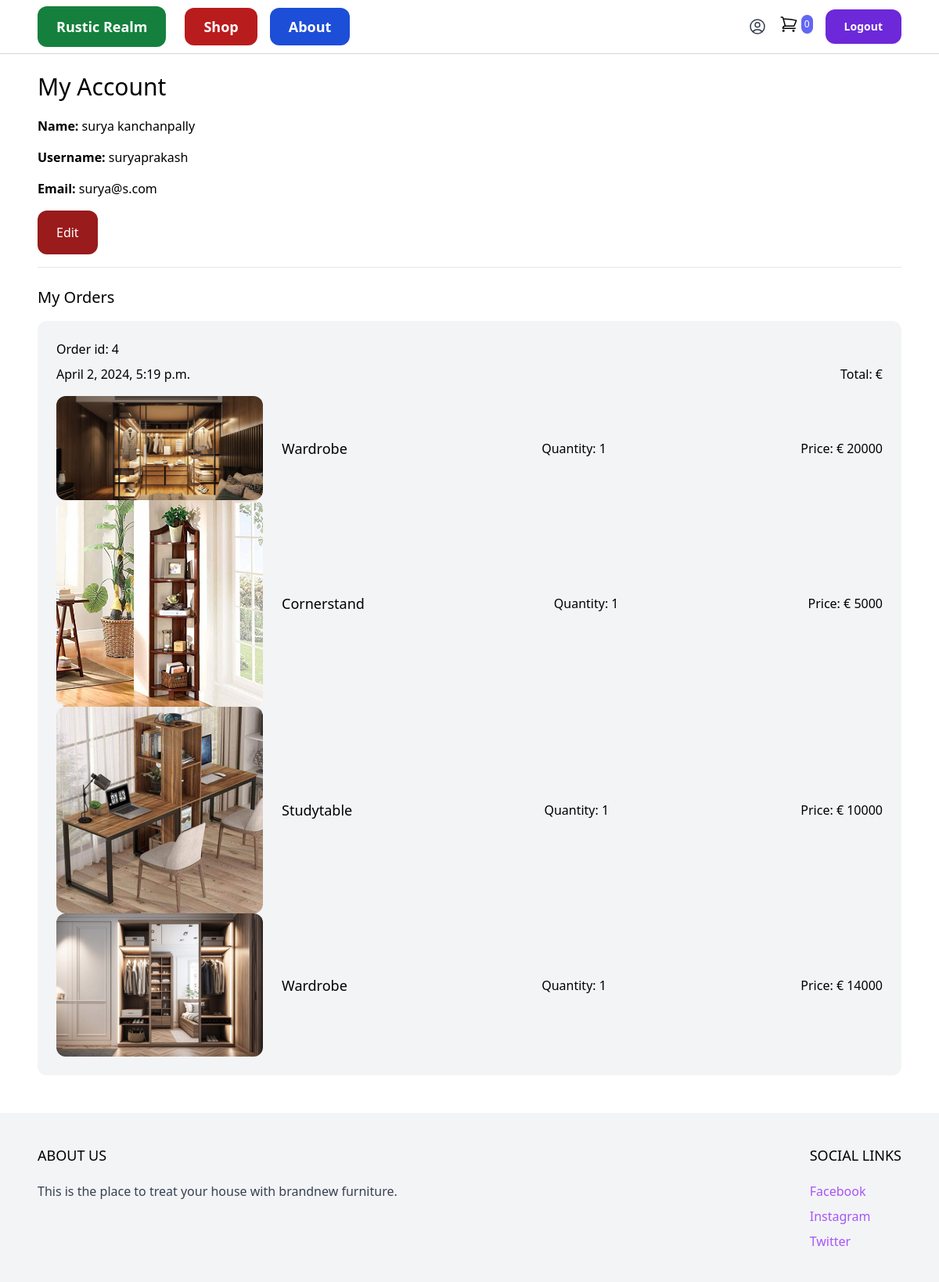
Screenshot of /myaccount/ (signed in) with the database file from the repository.
### order/models.py (models this page shows)
class Order(models.Model):
    ORDERED = 'ordered'
    SHIPPED = 'shipped'
    STATUS_CHOICES = (
        (ORDERED, 'ordered'),
        (SHIPPED, 'shipped')
    )
    user = models.ForeignKey(User, related_name='orders', blank=True, null=True, on_delete=models.CASCADE)
    first_name = models.CharField(max_length=255)
    last_name = models.CharField(max_length=255)
    email = models.CharField(max_length=255)
    address = models.CharField(max_length=255)
    zipcode = models.CharField(max_length=255)
    place = models.CharField(max_length=255)
    phone = models.CharField(max_length=255)
    created_at = models.DateTimeField(auto_now_add=True)
    paid = models.BooleanField(default=False)
    paid_amount = models.IntegerField(blank=True, null=True)
    status = models.CharField(max_length=20, choices=STATUS_CHOICES, default=ORDERED)

class OrderItem(models.Model):
    order = models.ForeignKey(Order, related_name='items', on_delete=models.CASCADE)
    product = models.ForeignKey(Product, related_name='items', on_delete=models.CASCADE)
    price = models.IntegerField()
    quantity = models.IntegerField(default=1)

### product/models.py (models this page shows, shortened)
class Product(models.Model):
    category = models.ForeignKey(Category, related_name='products', on_delete=models.CASCADE)
    name = models.CharField(max_length=255)
    slug = models.SlugField()
    description = models.TextField(blank=True, null=True)
    price = models.IntegerField()
    image = models.ImageField(upload_to='uploads/', blank=True, null=True)
    thumbnail = models.ImageField(upload_to='uploads/', blank=True, null=True)
    created_at = models.DateTimeField(auto_now_add=True)
    class Meta:
        ordering = ('-created_at',)

### core/views.py (the view)
# urls.py: path('myaccount/', myaccount, name='myaccount'),
@login_required
def myaccount(request):
    return render(request, 'core/myaccount.html')

### cart/cart.py (called while the page is built)
    def __len__(self):
        return sum(item['quantity'] for item in self.cart.values())

### cart/context_processors.py (called while the page is built)
def cart(request):
    return {'cart': Cart(request)}

### core/templates/core/myaccount.html (shortened to what this page needs)
{% extends 'core/base.html' %}
{% block content %}
<div class="max-w-6xl mx-auto p-6">
    <h1 class="mb-5 text-3xl">My Account</h1>
    <div class="flex flex-col">
        <div class="mb-4">
            <strong>Name:</strong> {{ request.user.get_full_name }}<br>
        </div>
        <div class="mb-4">
            <strong>Username:</strong> {{ request.user.username }}<br>
        </div>
        <div class="mb-4">
            <strong>Email:</strong> {{ request.user.email }}<br>
            <a href="{% url 'edit_myaccount' %}" class="inline-block mt-4 py-4 px-6 rounded-xl text-white bg-red-800">Edit</a>
        </div>
        <hr>
        <h2 class="mt-6 mb-4 text-xl">My Orders</h2>
        {% for order in request.user.orders.all %}
            {% if order.id != 2 and order.id != 3 %}
                <div class="w-full mb-6">
                    <div class="bg-gray-100 rounded-xl p-6">
                        <a href="#" class="block mb-2">Order id: {{ order.id }}</a>
                        <div class="flex justify-between items-center mb-4">
                            <span>{{ order.created_at }}</span>
                            <span>Total: € {{ order.total }}</span>
                        </div>
                        {% for item in order.items.all %}
                            <div class="product flex items-center">
                                <a href="#" class="w-1/4">
                                    <img class="hover:shadow-lg rounded-xl" src="{{ item.product.image.url }}" alt="Product Image">
                                </a>
                                <div class="w-3/4 pl-6">
                                    <div class="flex justify-between items-center">
                                        <a href="#" class="text-lg">{{ item.product.name }}</a>
                                        <p>Quantity: {{ item.quantity }}</p>
                                        <p class="text-right">Price: € {{ item.product.price }}</p>
                                    </div>
                                </div>
                            </div>
                        {% endfor %}
                    </div>
                </div>
            {% endif %}
        {% endfor %}
    </div>
</div>
{% endblock %}

### rows the page displays
Order: id "4", created_at "April 2, 2024, 5:19 p.m."
OrderItem: product.image (picture), product.name "Wardrobe", quantity "1", product.price "20000"
OrderItem: product.image (picture), product.name "Cornerstand", quantity "1", product.price "5000"
OrderItem: product.image (picture), product.name "Studytable", quantity "1", product.price "10000"
OrderItem: product.image (picture), product.name "Wardrobe", quantity "1", product.price "14000"

### other values shown
{{ cart|length }} "0"
{{ request.user.get_full_name }} "surya kanchanpally"
{{ request.user.username }} "suryaprakash"
{{ request.user.email }} "surya@s.com"
